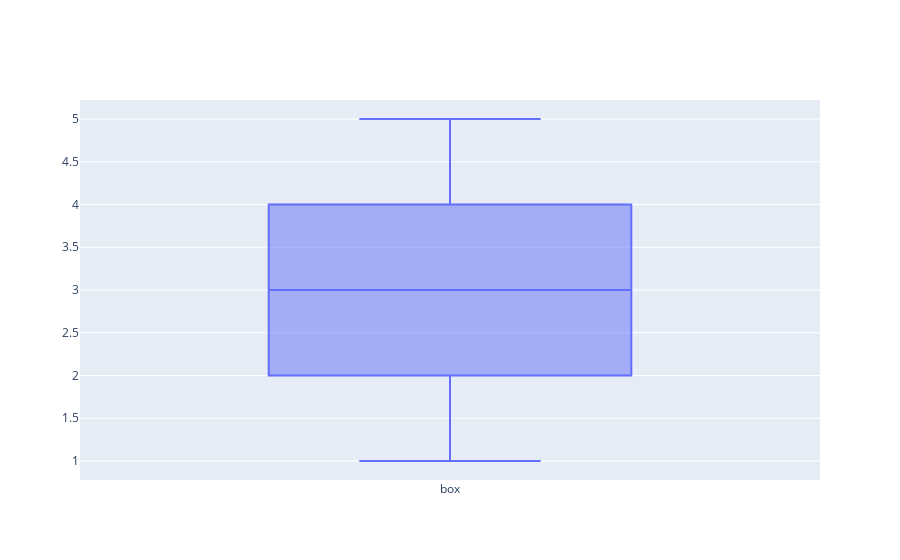

The notebook cell saved with this chart:
### Markdown cell above
---

## 2️⃣.5️⃣ **Box Plots**

- 📊 **Definition**:  
  Box plots visualize the **distribution** of data using a five-number summary: **minimum**, **first quartile**, **median**, **third quartile**, and **maximum**.  
  In Plotly, use `go.Box()` to create box plots.

---

### 🔧 **Key Parameters of `go.Box()`**:

| Parameter        | Description                                                                 |
|------------------|-----------------------------------------------------------------------------|
| 📋 `y`           | Array of data for the **box plot**.                                        |
| 🏷️ `name`       | Trace name for the **legend**.                                             |
| 🔍 `boxpoints`   | Display individual points: `'outliers'`, `'suspectedoutliers'`, `'all'`, or `False`. |
| 🎨 `jitter`, `whiskerwidth` | Customize appearance (point scatter and whisker width).             |

> ✅ **Tip**: Use `boxpoints='all'` to show all data points alongside the box plot.

---

### Code cell
import plotly.graph_objects as go

# Sample data
data = [1, 2, 2, 3, 3, 3, 4, 4, 5]

# Create a trace (correct 'y' for box plot data)
trace = go.Box(
    y=data,  # Box plot uses data on the y-axis
    name='box'
)

# Create a figure and plot it
fig = go.Figure(data=[trace])

# Show the plot (use fig.show() instead of pyo.plot)
fig.show()

### Figure 1 — Plotly figure (JSON) as saved in the notebook; plotly's stock layout.template omitted (floating-point values rounded to 4 significant figures)
{"data": [{"name": "box", "type": "box", "y": [1, 2, 2, 3, 3, 3, 4, 4, 5]}], "layout": {}}
